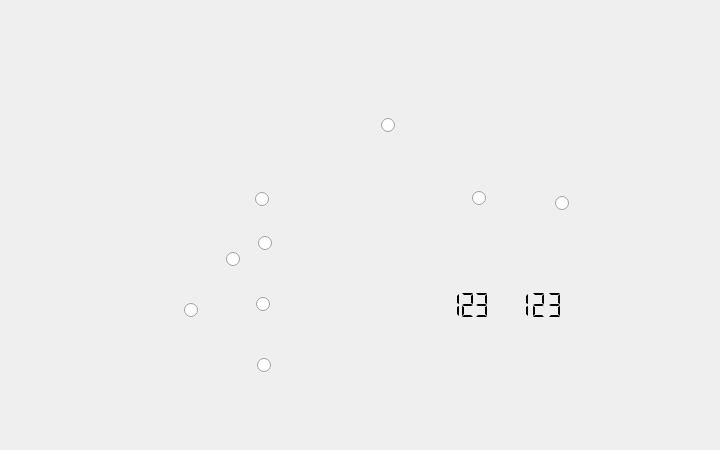
<?xml version="1.0" encoding="UTF-8"?>
<ui version="4.0">
 <class>SF_Widget</class>
 <widget class="QWidget" name="SF_Widget">
  <property name="geometry">
   <rect>
    <x>0</x>
    <y>0</y>
    <width>720</width>
    <height>450</height>
   </rect>
  </property>
  <property name="windowTitle">
   <string>Form</string>
  </property>
  <widget class="QRadioButton" name="he_pump_led">
   <property name="geometry">
    <rect>
     <x>183</x>
     <y>301</y>
     <width>16</width>
     <height>16</height>
    </rect>
   </property>
   <property name="styleSheet">
    <string notr="true">QRadioButton
{
	color: red;
}
QRadioButton:indicator:checked
{
	image: url(:/Mnemoscheme/icons/greenlamp.svg);
	width: 15px;
	height: 15px;
}
QRadioButton:indicator:unchecked
{
	image: url(:/Mnemoscheme/icons/redlamp.svg);
	width: 15px;
	height: 15px;
}</string>
   </property>
   <property name="text">
    <string/>
   </property>
   <property name="iconSize">
    <size>
     <width>50</width>
     <height>50</height>
    </size>
   </property>
   <property name="checkable">
    <bool>false</bool>
   </property>
   <property name="checked">
    <bool>false</bool>
   </property>
  </widget>
  <widget class="QRadioButton" name="input_valve_led">
   <property name="geometry">
    <rect>
     <x>254</x>
     <y>190</y>
     <width>16</width>
     <height>16</height>
    </rect>
   </property>
   <property name="styleSheet">
    <string notr="true">QRadioButton
{
	color: red;
}
QRadioButton:indicator:checked
{
	image: url(:/Mnemoscheme/icons/greenlamp.svg);
	width: 15px;
	height: 15px;
}
QRadioButton:indicator:unchecked
{
	image: url(:/Mnemoscheme/icons/redlamp.svg);
	width: 15px;
	height: 15px;
}</string>
   </property>
   <property name="iconSize">
    <size>
     <width>50</width>
     <height>50</height>
    </size>
   </property>
   <property name="checkable">
    <bool>true</bool>
   </property>
   <property name="checked">
    <bool>false</bool>
   </property>
  </widget>
  <widget class="QRadioButton" name="output_valve_led">
   <property name="geometry">
    <rect>
     <x>471</x>
     <y>189</y>
     <width>16</width>
     <height>16</height>
    </rect>
   </property>
   <property name="styleSheet">
    <string notr="true">QRadioButton
{
	color: red;
}
QRadioButton:indicator:checked
{
	image: url(:/Mnemoscheme/icons/greenlamp.svg);
	width: 15px;
	height: 15px;
}
QRadioButton:indicator:unchecked
{
	image: url(:/Mnemoscheme/icons/redlamp.svg);
	width: 15px;
	height: 15px;
}</string>
   </property>
   <property name="text">
    <string/>
   </property>
   <property name="iconSize">
    <size>
     <width>50</width>
     <height>50</height>
    </size>
   </property>
   <property name="checkable">
    <bool>false</bool>
   </property>
   <property name="checked">
    <bool>false</bool>
   </property>
  </widget>
  <widget class="QLabel" name="mnemoscheme">
   <property name="geometry">
    <rect>
     <x>0</x>
     <y>0</y>
     <width>720</width>
     <height>450</height>
    </rect>
   </property>
   <property name="locale">
    <locale language="Russian" country="Russia"/>
   </property>
   <property name="text">
    <string/>
   </property>
   <property name="textFormat">
    <enum>Qt::RichText</enum>
   </property>
   <property name="pixmap">
    <pixmap>mnemo/тб.svg</pixmap>
   </property>
   <property name="scaledContents">
    <bool>true</bool>
   </property>
   <property name="alignment">
    <set>Qt::AlignCenter</set>
   </property>
   <property name="wordWrap">
    <bool>false</bool>
   </property>
   <property name="margin">
    <number>50</number>
   </property>
  </widget>
  <widget class="QRadioButton" name="output_pump_led">
   <property name="geometry">
    <rect>
     <x>554</x>
     <y>194</y>
     <width>16</width>
     <height>16</height>
    </rect>
   </property>
   <property name="styleSheet">
    <string notr="true">QRadioButton
{
	color: red;
}
QRadioButton:indicator:checked
{
	image: url(:/Mnemoscheme/icons/greenlamp.svg);
	width: 15px;
	height: 15px;
}
QRadioButton:indicator:unchecked
{
	image: url(:/Mnemoscheme/icons/redlamp.svg);
	width: 15px;
	height: 15px;
}</string>
   </property>
   <property name="text">
    <string/>
   </property>
   <property name="iconSize">
    <size>
     <width>50</width>
     <height>50</height>
    </size>
   </property>
   <property name="checkable">
    <bool>false</bool>
   </property>
   <property name="checked">
    <bool>false</bool>
   </property>
  </widget>
  <widget class="QRadioButton" name="high_level_led">
   <property name="geometry">
    <rect>
     <x>257</x>
     <y>234</y>
     <width>16</width>
     <height>16</height>
    </rect>
   </property>
   <property name="styleSheet">
    <string notr="true">QRadioButton
{
	color: red;
}
QRadioButton:indicator:checked
{
	image: url(:/Mnemoscheme/icons/greenlamp.svg);
	width: 15px;
	height: 15px;
}
QRadioButton:indicator:unchecked
{
	image: url(:/Mnemoscheme/icons/redlamp.svg);
	width: 15px;
	height: 15px;
}</string>
   </property>
   <property name="text">
    <string/>
   </property>
   <property name="iconSize">
    <size>
     <width>50</width>
     <height>50</height>
    </size>
   </property>
   <property name="checkable">
    <bool>false</bool>
   </property>
   <property name="checked">
    <bool>false</bool>
   </property>
  </widget>
  <widget class="QRadioButton" name="low_level_led">
   <property name="geometry">
    <rect>
     <x>256</x>
     <y>356</y>
     <width>16</width>
     <height>16</height>
    </rect>
   </property>
   <property name="styleSheet">
    <string notr="true">QRadioButton
{
	color: red;
}
QRadioButton:indicator:checked
{
	image: url(:/Mnemoscheme/icons/greenlamp.svg);
	width: 15px;
	height: 15px;
}
QRadioButton:indicator:unchecked
{
	image: url(:/Mnemoscheme/icons/redlamp.svg);
	width: 15px;
	height: 15px;
}</string>
   </property>
   <property name="text">
    <string/>
   </property>
   <property name="iconSize">
    <size>
     <width>50</width>
     <height>50</height>
    </size>
   </property>
   <property name="checkable">
    <bool>false</bool>
   </property>
   <property name="checked">
    <bool>false</bool>
   </property>
  </widget>
  <widget class="QLCDNumber" name="temp_lcd">
   <property name="geometry">
    <rect>
     <x>433</x>
     <y>290</y>
     <width>71</width>
     <height>30</height>
    </rect>
   </property>
   <property name="layoutDirection">
    <enum>Qt::LeftToRight</enum>
   </property>
   <property name="frameShape">
    <enum>QFrame::NoFrame</enum>
   </property>
   <property name="frameShadow">
    <enum>QFrame::Raised</enum>
   </property>
   <property name="smallDecimalPoint">
    <bool>false</bool>
   </property>
   <property name="digitCount">
    <number>3</number>
   </property>
   <property name="mode">
    <enum>QLCDNumber::Dec</enum>
   </property>
   <property name="segmentStyle">
    <enum>QLCDNumber::Flat</enum>
   </property>
   <property name="value" stdset="0">
    <double>123.000000000000000</double>
   </property>
   <property name="intValue" stdset="0">
    <number>123</number>
   </property>
  </widget>
  <widget class="QRadioButton" name="he_input_led">
   <property name="geometry">
    <rect>
     <x>225</x>
     <y>250</y>
     <width>16</width>
     <height>16</height>
    </rect>
   </property>
   <property name="styleSheet">
    <string notr="true">QRadioButton
{
	color: red;
}
QRadioButton:indicator:checked
{
	image: url(:/Mnemoscheme/icons/greenlamp.svg);
	width: 15px;
	height: 15px;
}
QRadioButton:indicator:unchecked
{
	image: url(:/Mnemoscheme/icons/redlamp.svg);
	width: 15px;
	height: 15px;
}</string>
   </property>
   <property name="text">
    <string/>
   </property>
   <property name="iconSize">
    <size>
     <width>50</width>
     <height>50</height>
    </size>
   </property>
   <property name="checkable">
    <bool>false</bool>
   </property>
   <property name="checked">
    <bool>false</bool>
   </property>
  </widget>
  <widget class="QLCDNumber" name="pres_lcd">
   <property name="geometry">
    <rect>
     <x>505</x>
     <y>290</y>
     <width>71</width>
     <height>30</height>
    </rect>
   </property>
   <property name="layoutDirection">
    <enum>Qt::LeftToRight</enum>
   </property>
   <property name="styleSheet">
    <string notr="true">QRadioButton
{
	color: red;
}
QRadioButton:indicator:checked
{
	image: url(:/Mnemoscheme/icons/greenlamp.svg);
	width: 15px;
	height: 15px;
}
QRadioButton:indicator:unchecked
{
	image: url(:/Mnemoscheme/icons/redlamp.svg);
	width: 15px;
	height: 15px;
}</string>
   </property>
   <property name="frameShape">
    <enum>QFrame::NoFrame</enum>
   </property>
   <property name="frameShadow">
    <enum>QFrame::Raised</enum>
   </property>
   <property name="smallDecimalPoint">
    <bool>true</bool>
   </property>
   <property name="digitCount">
    <number>3</number>
   </property>
   <property name="mode">
    <enum>QLCDNumber::Dec</enum>
   </property>
   <property name="segmentStyle">
    <enum>QLCDNumber::Flat</enum>
   </property>
   <property name="value" stdset="0">
    <double>123.000000000000000</double>
   </property>
   <property name="intValue" stdset="0">
    <number>123</number>
   </property>
  </widget>
  <widget class="QRadioButton" name="he_output_led">
   <property name="geometry">
    <rect>
     <x>255</x>
     <y>295</y>
     <width>16</width>
     <height>16</height>
    </rect>
   </property>
   <property name="styleSheet">
    <string notr="true">QRadioButton
{
	color: red;
}
QRadioButton:indicator:checked
{
	image: url(:/Mnemoscheme/icons/greenlamp.svg);
	width: 15px;
	height: 15px;
}
QRadioButton:indicator:unchecked
{
	image: url(:/Mnemoscheme/icons/redlamp.svg);
	width: 15px;
	height: 15px;
}</string>
   </property>
   <property name="text">
    <string/>
   </property>
   <property name="iconSize">
    <size>
     <width>50</width>
     <height>50</height>
    </size>
   </property>
   <property name="checkable">
    <bool>false</bool>
   </property>
   <property name="checked">
    <bool>false</bool>
   </property>
  </widget>
  <widget class="QRadioButton" name="co2_valve_led">
   <property name="geometry">
    <rect>
     <x>380</x>
     <y>116</y>
     <width>16</width>
     <height>16</height>
    </rect>
   </property>
   <property name="styleSheet">
    <string notr="true">QRadioButton
{
	color: red;
}
QRadioButton:indicator:checked
{
	image: url(:/Mnemoscheme/icons/greenlamp.svg);
	width: 15px;
	height: 15px;
}
QRadioButton:indicator:unchecked
{
	image: url(:/Mnemoscheme/icons/redlamp.svg);
	width: 15px;
	height: 15px;
}</string>
   </property>
   <property name="iconSize">
    <size>
     <width>50</width>
     <height>50</height>
    </size>
   </property>
   <property name="checkable">
    <bool>true</bool>
   </property>
   <property name="checked">
    <bool>false</bool>
   </property>
  </widget>
  <zorder>mnemoscheme</zorder>
  <zorder>he_pump_led</zorder>
  <zorder>input_valve_led</zorder>
  <zorder>output_valve_led</zorder>
  <zorder>output_pump_led</zorder>
  <zorder>high_level_led</zorder>
  <zorder>low_level_led</zorder>
  <zorder>temp_lcd</zorder>
  <zorder>he_input_led</zorder>
  <zorder>pres_lcd</zorder>
  <zorder>he_output_led</zorder>
  <zorder>co2_valve_led</zorder>
 </widget>
 <resources>
  <include location="1234.qrc"/>
  <include location="1234.qrc"/>
 </resources>
 <connections/>
</ui>
